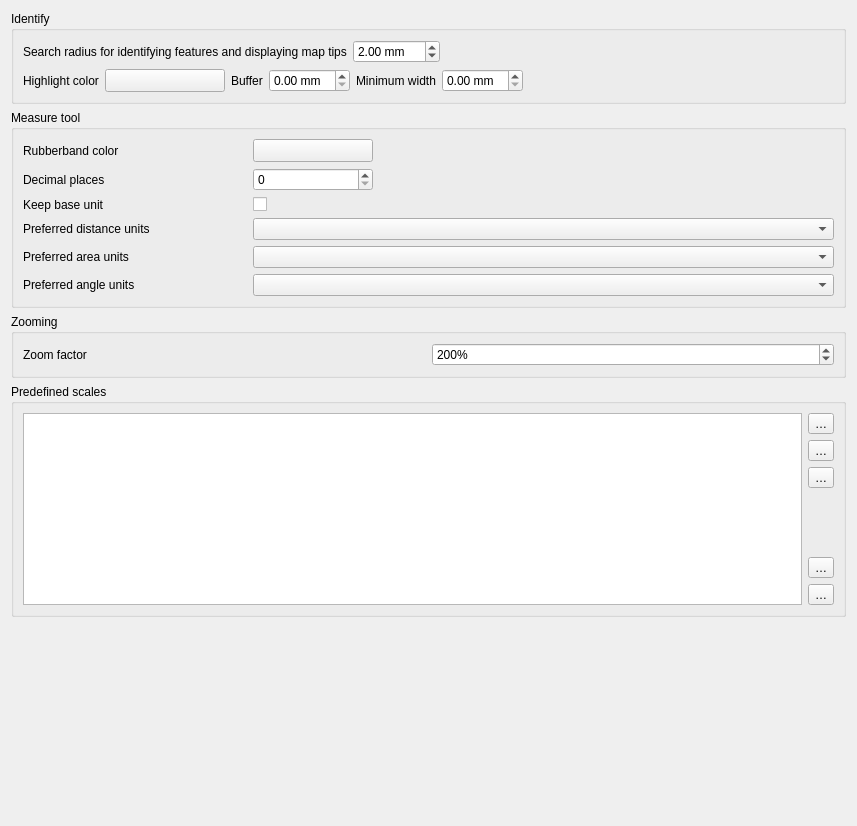
             <widget class="QWidget" name="mOptionsScrollAreaContents_05">
              <property name="geometry">
               <rect>
                <x>0</x>
                <y>0</y>
                <width>857</width>
                <height>826</height>
               </rect>
              </property>
              <layout class="QVBoxLayout" name="verticalLayout_30">
               <item>
                <widget class="QgsCollapsibleGroupBox" name="mIdentifyGroupBox">
                 <property name="title">
                  <string>Identify</string>
                 </property>
                 <layout class="QVBoxLayout" name="verticalLayout_37">
                  <item>
                   <layout class="QHBoxLayout" name="mIdentifyRadiusHorizontalLayout">
                    <item>
                     <widget class="QLabel" name="textLabel1_3">
                      <property name="text">
                       <string>Search radius for identifying features and displaying map tips</string>
                      </property>
                     </widget>
                    </item>
                    <item>
                     <widget class="QDoubleSpinBox" name="spinBoxIdentifyValue">
                      <property name="suffix">
                       <string> mm</string>
                      </property>
                      <property name="maximum">
                       <double>100.000000000000000</double>
                      </property>
                      <property name="singleStep">
                       <double>1.000000000000000</double>
                      </property>
                      <property name="value">
                       <double>2.000000000000000</double>
                      </property>
                     </widget>
                    </item>
                    <item>
                     <spacer name="horizontalSpacer_44">
                      <property name="orientation">
                       <enum>Qt::Horizontal</enum>
                      </property>
                      <property name="sizeHint" stdset="0">
                       <size>
                        <width>40</width>
                        <height>20</height>
                       </size>
                      </property>
                     </spacer>
                    </item>
                   </layout>
                  </item>
                  <item>
                   <layout class="QHBoxLayout" name="mIdentifyHighlightHorizontalLayout">
                    <item>
                     <widget class="QLabel" name="mIdentifyHighlighColorLabel">
                      <property name="text">
                       <string>Highlight color</string>
                      </property>
                     </widget>
                    </item>
                    <item>
                     <widget class="QgsColorButton" name="mIdentifyHighlightColorButton">
                      <property name="sizePolicy">
                       <sizepolicy hsizetype="Fixed" vsizetype="Fixed">
                        <horstretch>0</horstretch>
                        <verstretch>0</verstretch>
                       </sizepolicy>
                      </property>
                      <property name="minimumSize">
                       <size>
                        <width>120</width>
                        <height>0</height>
                       </size>
                      </property>
                      <property name="maximumSize">
                       <size>
                        <width>120</width>
                        <height>16777215</height>
                       </size>
                      </property>
                      <property name="toolTip">
                       <string>&lt;html&gt;&lt;head/&gt;&lt;body&gt;&lt;p&gt;The color used to highlight identified feature. The alpha channel is only used for polygons fill, lines and outlines are fully opaque.&lt;/p&gt;&lt;/body&gt;&lt;/html&gt;</string>
                      </property>
                      <property name="text">
                       <string/>
                      </property>
                     </widget>
                    </item>
                    <item>
                     <widget class="QLabel" name="mIdentifyHighlightBufferLabel">
                      <property name="toolTip">
                       <string/>
                      </property>
                      <property name="text">
                       <string>Buffer</string>
                      </property>
                     </widget>
                    </item>
                    <item>
                     <widget class="QDoubleSpinBox" name="mIdentifyHighlightBufferSpinBox">
                      <property name="toolTip">
                       <string>Lines / outlines buffer in millimeters.</string>
                      </property>
                      <property name="suffix">
                       <string> mm</string>
                      </property>
                     </widget>
                    </item>
                    <item>
                     <widget class="QLabel" name="mIdentifyHighlightMinWidthLabel">
                      <property name="toolTip">
                       <string/>
                      </property>
                      <property name="text">
                       <string>Minimum width</string>
                      </property>
                     </widget>
                    </item>
                    <item>
                     <widget class="QDoubleSpinBox" name="mIdentifyHighlightMinWidthSpinBox">
                      <property name="toolTip">
                       <string>Minimum line / stroke width in millimeters.</string>
                      </property>
                      <property name="suffix">
                       <string> mm</string>
                      </property>
                     </widget>
                    </item>
                    <item>
                     <spacer name="horizontalSpacer_45">
                      <property name="orientation">
                       <enum>Qt::Horizontal</enum>
                      </property>
                      <property name="sizeHint" stdset="0">
                       <size>
                        <width>40</width>
                        <height>20</height>
                       </size>
                      </property>
                     </spacer>
                    </item>
                   </layout>
                  </item>
                 </layout>
                </widget>
               </item>
               <item>
                <widget class="QgsCollapsibleGroupBox" name="groupBox_6">
                 <property name="title">
                  <string>Measure tool</string>
                 </property>
                 <layout class="QGridLayout" name="gridLayout_21">
                  <item row="3" column="0">
                   <widget class="QLabel" name="textLabel1_11">
                    <property name="text">
                     <string>Preferred distance units</string>
                    </property>
                   </widget>
                  </item>
                  <item row="4" column="1" colspan="3">
                   <widget class="QComboBox" name="mAreaUnitsComboBox"/>
                  </item>
                  <item row="3" column="1" colspan="3">
                   <widget class="QComboBox" name="mDistanceUnitsComboBox"/>
                  </item>
                  <item row="2" column="0">
                   <widget class="QLabel" name="label_13">
                    <property name="toolTip">
                     <string>If unchecked large numbers will be converted from m. to km. and from ft. to miles</string>
                    </property>
                    <property name="text">
                     <string>Keep base unit</string>
                    </property>
                   </widget>
                  </item>
                  <item row="1" column="1">
                   <widget class="QSpinBox" name="mDecimalPlacesSpinBox"/>
                  </item>
                  <item row="1" column="0">
                   <widget class="QLabel" name="label_12">
                    <property name="text">
                     <string>Decimal places</string>
                    </property>
                   </widget>
                  </item>
                  <item row="0" column="0">
                   <widget class="QLabel" name="textLabel1_10">
                    <property name="text">
                     <string>Rubberband color</string>
                    </property>
                   </widget>
                  </item>
                  <item row="0" column="2" colspan="2">
                   <spacer>
                    <property name="orientation">
                     <enum>Qt::Horizontal</enum>
                    </property>
                    <property name="sizeHint" stdset="0">
                     <size>
                      <width>191</width>
                      <height>20</height>
                     </size>
                    </property>
                   </spacer>
                  </item>
                  <item row="4" column="0">
                   <widget class="QLabel" name="textLabel1_14">
                    <property name="text">
                     <string>Preferred area units</string>
                    </property>
                   </widget>
                  </item>
                  <item row="2" column="1">
                   <widget class="QCheckBox" name="mKeepBaseUnitCheckBox">
                    <property name="text">
                     <string/>
                    </property>
                   </widget>
                  </item>
                  <item row="5" column="0">
                   <widget class="QLabel" name="mAngleUnitsLabel">
                    <property name="text">
                     <string>Preferred angle units</string>
                    </property>
                   </widget>
                  </item>
                  <item row="5" column="1" colspan="3">
                   <widget class="QComboBox" name="mAngleUnitsComboBox"/>
                  </item>
                  <item row="0" column="1">
                   <widget class="QgsColorButton" name="pbnMeasureColor">
                    <property name="sizePolicy">
                     <sizepolicy hsizetype="Fixed" vsizetype="Fixed">
                      <horstretch>0</horstretch>
                      <verstretch>0</verstretch>
                     </sizepolicy>
                    </property>
                    <property name="minimumSize">
                     <size>
                      <width>120</width>
                      <height>0</height>
                     </size>
                    </property>
                    <property name="maximumSize">
                     <size>
                      <width>120</width>
                      <height>16777215</height>
                     </size>
                    </property>
                    <property name="text">
                     <string/>
                    </property>
                   </widget>
                  </item>
                 </layout>
                </widget>
               </item>
               <item>
                <widget class="QgsCollapsibleGroupBox" name="groupBox_10">
                 <property name="title">
                  <string>Zooming</string>
                 </property>
                 <layout class="QGridLayout" name="_8">
                  <item row="0" column="0">
                   <widget class="QLabel" name="label_3">
                    <property name="text">
                     <string>Zoom factor</string>
                    </property>
                   </widget>
                  </item>
                  <item row="0" column="1">
                   <widget class="QgsSpinBox" name="spinZoomFactor">
                    <property name="toolTip">
                     <string>Specifies the change in zoom level with each move of the mouse wheel.
The bigger the number, the faster zooming with the mouse wheel will be.</string>
                    </property>
                    <property name="suffix">
                     <string>%</string>
                    </property>
                    <property name="minimum">
                     <number>100</number>
                    </property>
                    <property name="maximum">
                     <number>999999999</number>
                    </property>
                    <property name="singleStep">
                     <number>100</number>
                    </property>
                    <property name="value">
                     <number>200</number>
                    </property>
                    <property name="showClearButton" stdset="0">
                     <bool>true</bool>
                    </property>
                   </widget>
                  </item>
                 </layout>
                </widget>
               </item>
               <item>
                <widget class="QgsCollapsibleGroupBox" name="groupBox_15">
                 <property name="title">
                  <string>Predefined scales</string>
                 </property>
                 <layout class="QGridLayout" name="gridLayout_26">
                  <item row="0" column="0">
                   <widget class="QListWidget" name="mListGlobalScales"/>
                  </item>
                  <item row="0" column="1">
                   <layout class="QVBoxLayout" name="verticalLayout_13">
                    <item>
                     <widget class="QToolButton" name="pbnAddScale">
                      <property name="toolTip">
                       <string>Add predefined scale</string>
                      </property>
                      <property name="text">
                       <string>…</string>
                      </property>
                      <property name="icon">
                       <iconset resource="../../images/images.qrc">
                        <normaloff>:/images/themes/default/symbologyAdd.svg</normaloff>:/images/themes/default/symbologyAdd.svg</iconset>
                      </property>
                     </widget>
                    </item>
                    <item>
                     <widget class="QToolButton" name="pbnRemoveScale">
                      <property name="toolTip">
                       <string>Remove selected scale</string>
                      </property>
                      <property name="text">
                       <string>…</string>
                      </property>
                      <property name="icon">
                       <iconset resource="../../images/images.qrc">
                        <normaloff>:/images/themes/default/symbologyRemove.svg</normaloff>:/images/themes/default/symbologyRemove.svg</iconset>
                      </property>
                     </widget>
                    </item>
                    <item>
                     <widget class="QToolButton" name="pbnDefaultScaleValues">
                      <property name="toolTip">
                       <string>Reset to default scales</string>
                      </property>
                      <property name="text">
                       <string>…</string>
                      </property>
                      <property name="icon">
                       <iconset resource="../../images/images.qrc">
                        <normaloff>:/images/themes/default/mActionUndo.svg</normaloff>:/images/themes/default/mActionUndo.svg</iconset>
                      </property>
                     </widget>
                    </item>
                    <item>
                     <spacer name="verticalSpacer_7">
                      <property name="orientation">
                       <enum>Qt::Vertical</enum>
                      </property>
                      <property name="sizeHint" stdset="0">
                       <size>
                        <width>20</width>
                        <height>40</height>
                       </size>
                      </property>
                     </spacer>
                    </item>
                    <item>
                     <widget class="QToolButton" name="pbnImportScales">
                      <property name="toolTip">
                       <string>Import from file</string>
                      </property>
                      <property name="text">
                       <string>…</string>
                      </property>
                      <property name="icon">
                       <iconset resource="../../images/images.qrc">
                        <normaloff>:/images/themes/default/mActionFileOpen.svg</normaloff>:/images/themes/default/mActionFileOpen.svg</iconset>
                      </property>
                     </widget>
                    </item>
                    <item>
                     <widget class="QToolButton" name="pbnExportScales">
                      <property name="toolTip">
                       <string>Export to file</string>
                      </property>
                      <property name="text">
                       <string>…</string>
                      </property>
                      <property name="icon">
                       <iconset resource="../../images/images.qrc">
                        <normaloff>:/images/themes/default/mActionFileSave.svg</normaloff>:/images/themes/default/mActionFileSave.svg</iconset>
                      </property>
                     </widget>
                    </item>
                   </layout>
                  </item>
                 </layout>
                </widget>
               </item>
               <item>
                <spacer name="verticalSpacer_3">
                 <property name="orientation">
                  <enum>Qt::Vertical</enum>
                 </property>
                 <property name="sizeHint" stdset="0">
                  <size>
                   <width>20</width>
                   <height>40</height>
                  </size>
                 </property>
                </spacer>
               </item>
              </layout>
             </widget>
